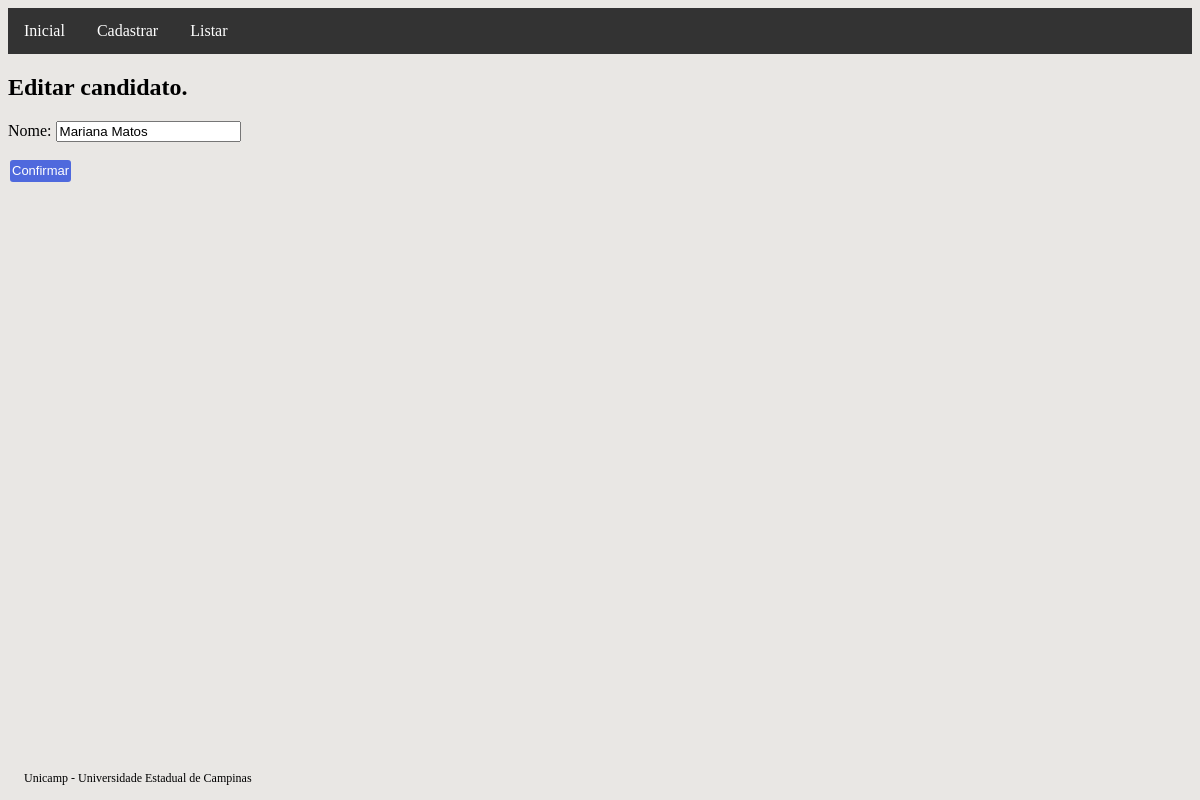
Before: /update-candidato/6 with the older database file.
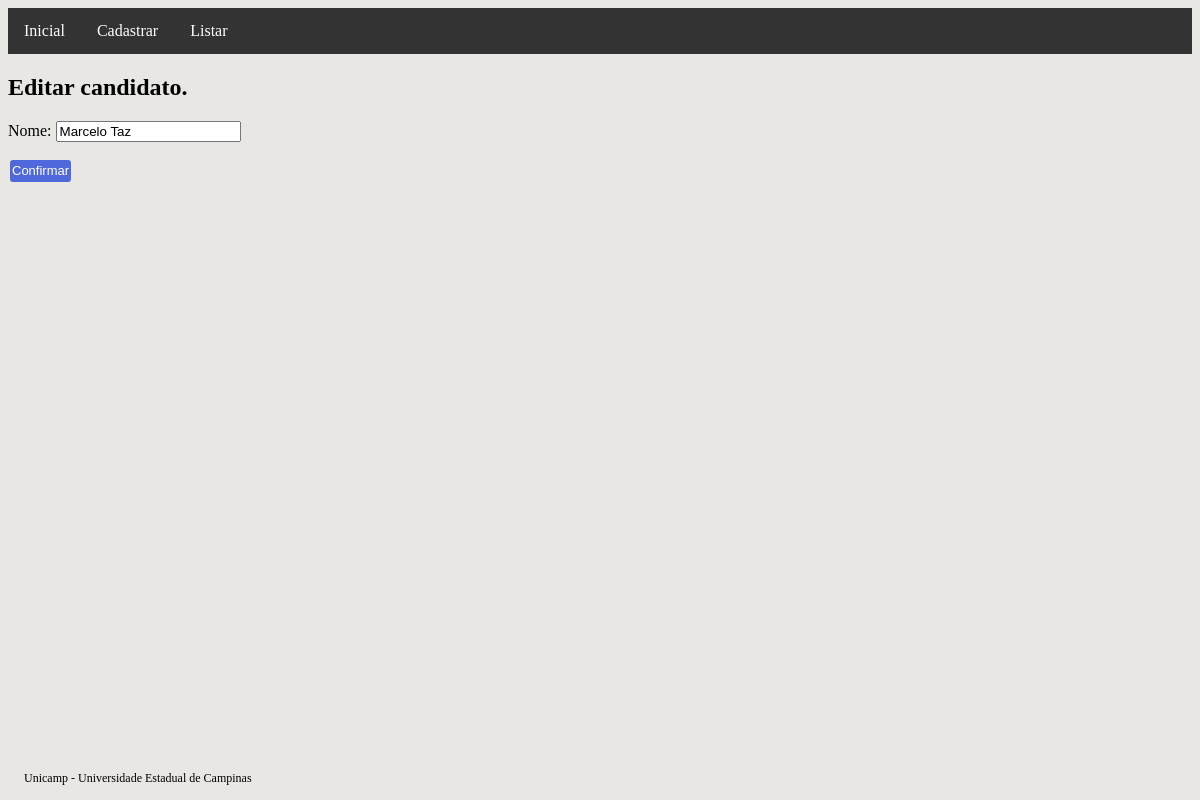
After: the same page with the newer database file.
### main/models.py (models this page shows)
class Candidato(models.Model):
    nome = models.CharField(max_length=100, db_index=True, null=False, blank=False)
    aprovado = models.BooleanField(null=True)
    habilitado = models.BooleanField(null=True)

### main/views.py (the view)
# urls.py: path("update-candidato/<int:pk>", CadastroCandidatoUpdate.as_view(template_name='candidato_form.html'), name='candidato_update'),
class CadastroCandidatoUpdate(UpdateView):
    model = Candidato
    fields =  ["nome"]
    success_url = reverse_lazy("candidato_list")

### main/templates/candidato_form.html (shortened to what this page needs)
{% extends "base.html" %}
{% block conteudo %}
    {% if candidato.pk %}
        <h2>Editar candidato.</h2>
    {% else %}
        <h2>Cadastrar novo candidato.</h2>
    {% endif %}
    <form method="POST">
        {{ form.as_p }}
        <button type="submit" class="botao_confirmar">Confirmar</button>
    </form>
{% endblock conteudo %}

Changed rows visible on the page:
changed Candidato: nome "Mariana Matos" → "Marcelo Taz"
